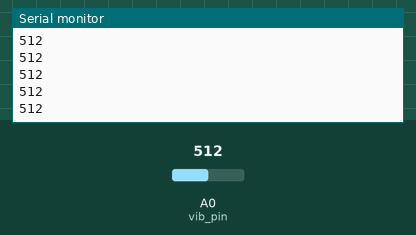
Bench run of a sketch on a simulated Arduino Uno, built with avr-gcc and run on an emulated ATmega328P. Shown: the last lines printed to the serial monitor. The inputs (shaded band) are chosen by the test bench; at power-on: A0 (vib_pin) = 512.

Above: at 1.2 s.
1.3 s: A0 (vib_pin) set to 716
At 1.31 s:
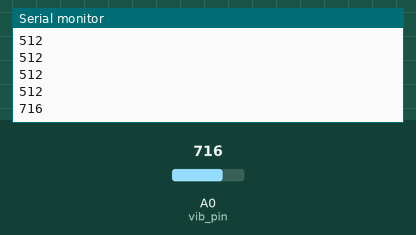
2.8 s: A0 (vib_pin) set to 900
At 2.81 s:
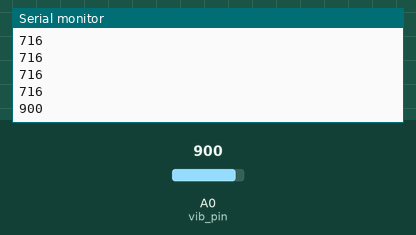
Timing chart, 0 to 5.8 s (numbered marks = the images above; inputs shaded):
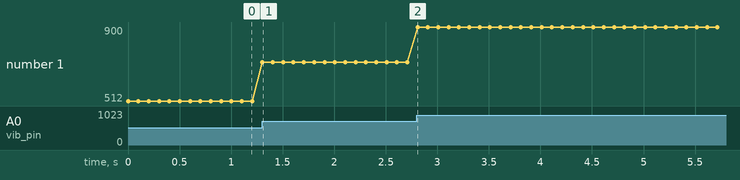

Measured:
- after the input at 1.3 s, the serial monitor: prints a new line at once (image 1)
- after the input at 2.8 s, the serial monitor: prints a new line at once (image 2)
- plotted number 1: 512 → 716 after the input at 1.3 s, 716 → 900 after the input at 2.8 s

The sketch:

arxiu_arduino_projecte_final.ino
```cpp
int val;
int vib_pin = A0;
void setup() {
  pinMode(vib_pin, INPUT);
  Serial.begin(9600);      //Only for debugging
}

void loop() {

  val = analogRead(vib_pin);
  //Serial.print("Sensor Value: ");
  Serial.println(val);
  //Serial.write(val);

  delay(100); //Small delay

}
```
